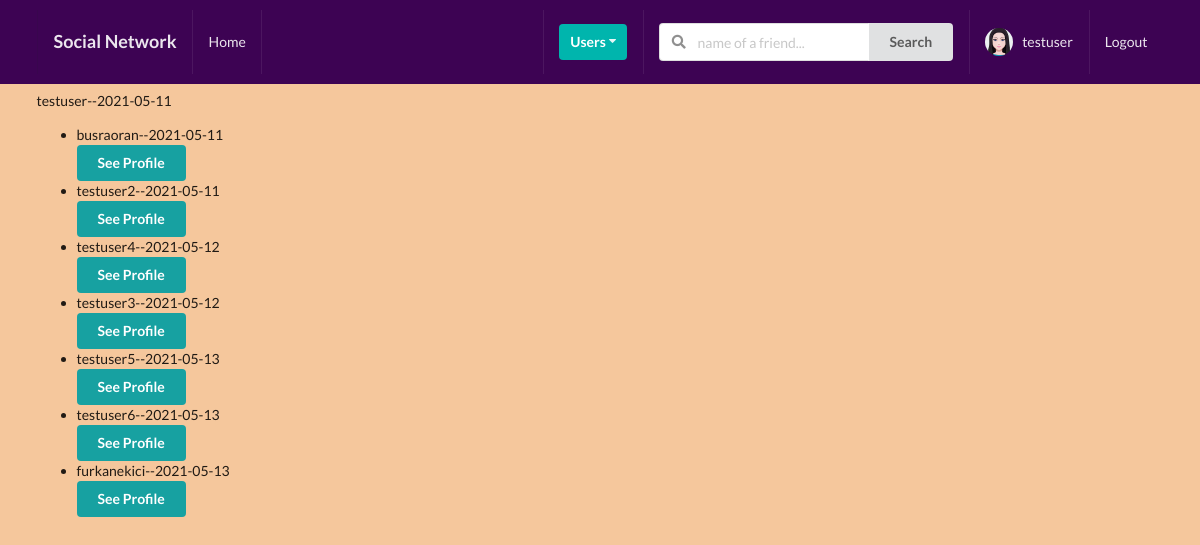
The page /profiles/all-profiles/ (signed in) on the database its author committed.
### profiles/models.py (models this page shows, shortened)
class Profile(models.Model):
    first_name = models.CharField(max_length=200, blank=True)
    last_name = models.CharField(max_length=200, blank=True)
    user = models.OneToOneField(User, on_delete=models.CASCADE)
    bio = models.TextField(default="Hello!...", max_length=400)
    email = models.EmailField(max_length=200, blank=True)
    location = models.CharField(max_length=200, blank=True)
    friends = models.ManyToManyField(User, blank=True, related_name='friends')
    followers = models.ManyToManyField(User, blank=True, related_name='followers')
    followings = models.ManyToManyField(User, blank=True, related_name='followings')
    slug = models.SlugField(blank=True, unique=True)
    edited = models.DateField(auto_now=True)
    created = models.DateField(auto_now_add=True)
    avatar = models.ImageField(default= 'avatar.png', upload_to='avatars/')
    objects = ProfileManager()
    def __str__(self):
        return f"{self.user}--{self.created}"

### profiles/views.py (the view)
# urls.py: path('all-profiles/', ProfileListView.as_view(), name='all-profiles-view'),
class ProfileListView(ListView):
    model = Profile
    template_name = 'profiles/profile_list.html'
    context_object_name = 'qs'
    def get_queryset(self):
        qs = Profile.objects.get_all_profiles(self.request.user)
        return qs
    def get_context_data(self, **kwargs):
        context = super().get_context_data(**kwargs)
        user = User.objects.get(username__iexact=self.request.user)
        profile = Profile.objects.get(user=user)
        context['profile'] = profile
        return context

### profiles/context_processors.py (called while the page is built)
def profile_pic(request):
    if request.user.is_authenticated:
        profile_obj = Profile.objects.get(user=request.user)
        pic = profile_obj.avatar
        return {'picture':pic}
    return {}

### profiles/models.py (called while the page is built)
    def get_all_profiles(self,me):
        profiles = Profile.objects.all().exclude(user=me)
        return profiles

### profiles/templates/profiles/profile_list.html (shortened to what this page needs)
{% extends 'base.html' %}
{% block content %}
{{profile}}
    <ul>
        {% for item in qs%}
        <li>
            {{item}}
            <br>
            <a href={% url 'profiles:profile-detail-view' item.pk %}>
                <button class="ui primary button" style="background-color:rgb(23, 161, 161);">See Profile</button>
        </li>
        {% endfor %}
    </ul>
{% endblock content %}

### templates/base.html (shortened to what this page needs)
{% load static %}
<!doctype html>
<html lang="en">
  <head>
    <link rel="stylesheet", type="text/css", href={% static 'style.css' %}>
    <link rel="stylesheet" type='text/css' href="https://cdnjs.cloudflare.com/ajax/libs/semantic-ui/2.2.14/semantic.min.css">
  </head>
  <body>
      {% include 'main/navbar.html'%}
    <div class="ui container">
      {% block content %}
      {% endblock content %}
    </div>
  </body>
</html>

### templates/main/navbar.html (shortened to what this page needs)
{% url 'home-view' as path_to_home %}
{% url 'profiles:my-profile-view' as path_to_my_profile %}
<div class="ui inverted menu nav mb-7">
    <div class="ui container">
      <a href="{{path_to_home}}" class=" {% if request.path == 'path_to_home' %}active{% endif %} item">
          <h3>Social Network</h3>
      </a>
      {% if request.user.is_authenticated %}
      <a href="" class="item">
          Home
      </a>
      {% endif %}
      <div class="right menu">
          {% if request.user.is_authenticated %}
          <div class="item">
              <div class="ui floating dropdown icon button teal"> Users
                  <i class="dropdown icon"></i>
               </div>
          </div>
               <div class="item">
                <form action="" method="GET">
                  <div class="ui action left icon input">
                  <input class="prompt" type="text" name='q' placeholder="name of a friend...">
                  <button type='submit' class="ui button">Search</button>
                  </div>
              </form>
              </div>
              <a href="{{path_to_my_profile}}" class="{% if request.path == path_to_my_profile %}active{% endif %}item">
                  <br>
                  <img src="{{picture.url}}" class="ui avatar image">&nbsp;
                   {{ request.user }}
              </a>
              <a href="{% url 'account_logout' %}" class="ui item">
                  Logout
              </a>
          {% else %}
          <a href="{% url 'account_login' %}" class="ui item">
                  Login
              </a>
          {% endif %}
      </div>
    </div>
  </div>

### static_project/style.css (style rules this page uses)
body { background-color: rgb(245, 199, 156) !important; }
.nav { background-color: rgb(61, 3, 83) !important; border-radius: 0px !important; padding: 10px 0 10px 0 !important; }
.mb-7 { margin-bottom: 7px !important; }

### rows shown on the page
Profile: user+created "testuser--2021-05-11"
Profile: user+created "busraoran--2021-05-11"
Profile: user+created "testuser2--2021-05-11"
Profile: user+created "testuser4--2021-05-12"
Profile: user+created "testuser3--2021-05-12"
Profile: user+created "testuser5--2021-05-13"
Profile: user+created "testuser6--2021-05-13"
Profile: user+created "furkanekici--2021-05-13"

### other values the page prints
{{ request.user }} "testuser"
